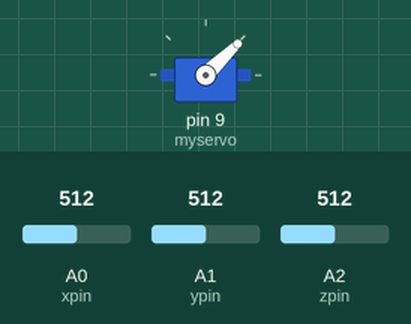
Simulated run of this sketch. Board: Arduino Uno, built with avr-gcc and run on an emulated ATmega328P. On the bench: servo. Inputs (shaded band) come from the test bench; at power-on: A1 (ypin) = 512, A2 (zpin) = 512, A0 (xpin) = 512.

Above: at 1.2 s.
1.3 s: A1 (ypin) set to 686
At 3.0 s:
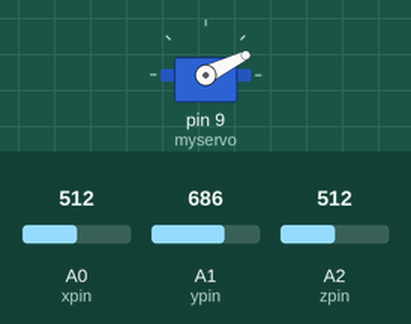
3.4 s: A2 (zpin) set to 1023
At 5.6 s:
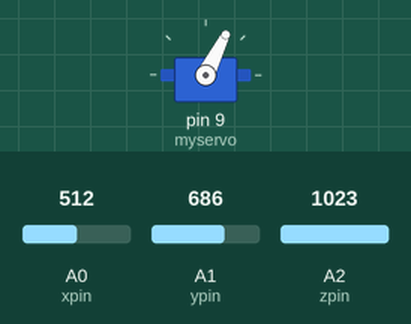
6.4 s: A2 (zpin) set to 306
At 8.1 s:
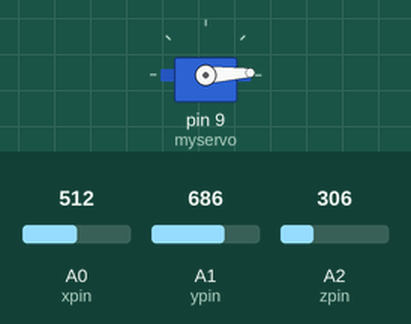
Timing chart, 0 to 9.6 s (numbered marks = the images above; inputs shaded):
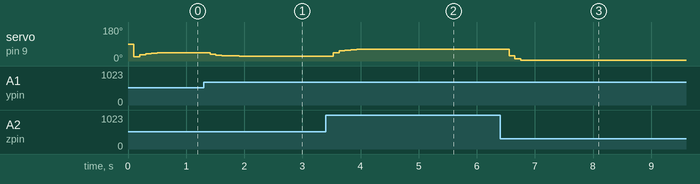

Measured:
- after the input at 1.3 s, servo on pin 9 (myservo): moves from 44° to 26° over 0.50 s, starting after 0.11 s
- after the input at 3.4 s, servo on pin 9 (myservo): moves from 26° to 63° over 0.81 s, starting after 0.13 s
- after the input at 6.4 s, servo on pin 9 (myservo): 63° → 28° after 0.16 s, → 11° 0.10 s later, → 3° 0.10 s later

The sketch:

practica_8-2.ino
```cpp
#include <Math.h>
#include <Servo.h>

const int xpin = A0;
const int ypin = A1;
const int zpin = A2;

double a_rad,a_deg, tempFilt=0, alpha=0.5;

Servo myservo;

void setup() {
  // put your setup code here, to run once:
  Serial.begin(9600);
  myservo.attach(9);
}

void loop() {
  // put your main code here, to run repeatedly:
  double x, y, z;
  x= rescale((double)analogRead(xpin));
  y= rescale((double)analogRead(ypin));
  z= rescale((double)analogRead(zpin));

  delay(100);

  //Calcula el angulo en radianes entre los ejes Z y Y (en unidades g)
  tempFilt = alpha*(atan2(z,y))+((1-alpha)*tempFilt) ;

  a_rad = tempFilt ;

  //atan2 va de 0 a π y de 0 a –π. Esto cambia ese rango de 0 a 2π.

  if (a_rad < 0)
    a_rad = 2*PI + a_rad;

  a_deg = (a_rad *180/PI);

  if (a_deg>=0 && a_deg<=150)
    myservo.write(a_deg);
}

//Transforma la salida del ADC de 10 bits (0 - 1024) a valores de g (9.81 m/s^2)
double rescale(double c){

  int maxV33ref = 676; //maximo valor de voltaje del acelerometro 3.3V

  double c_g = map(c,0,maxV33ref,-5000,5000); //mapea la salida del acelerometro: 0V - 3.3V a: -5g a 5g
  c_g = c_g/1000;
  return c_g;

}
```
